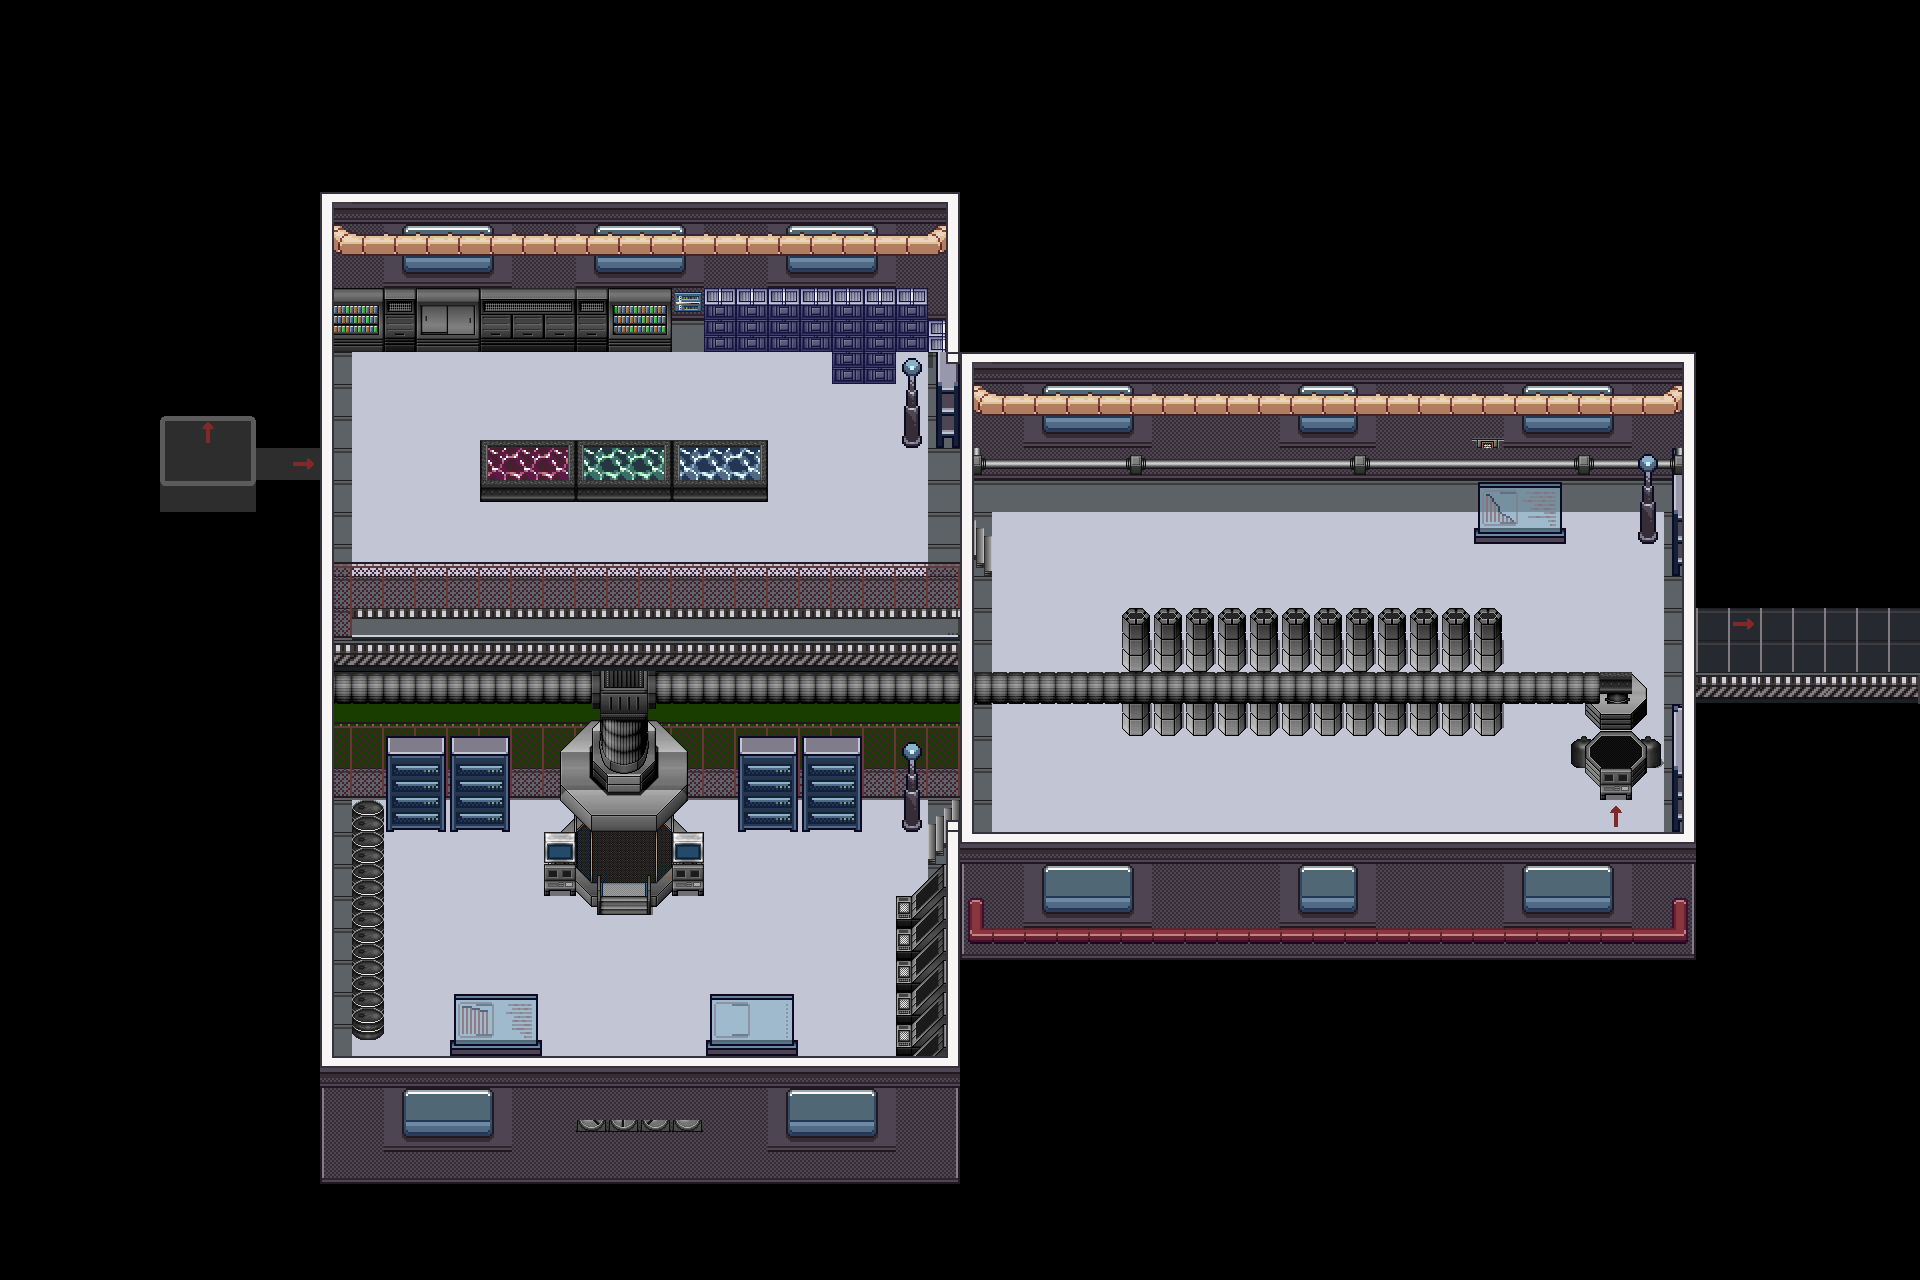

The image is a tile-based game level rendered from a .tmx file. Its description and source (layers, tilesets, objects; grid data summarised) follow:
An orthogonal 60x40 tile map with 32x32 px tiles, 4 tile layers (FondoBase, FondoSuperior, FondoSobre, FondoCielo), 6 tilesets and 38 objects (29x ObjtLimite, 3x ObjtEnemigo, 2x ObjtConector, 2x ObjtVida, ObjtPlayer, ...).

<map version="1.10" tiledversion="1.11.2" orientation="orthogonal" renderorder="right-down" width="60" height="40" tilewidth="32" tileheight="32" infinite="0" nextlayerid="10" nextobjectid="41">
 <properties>
  <property name="targetMapTypeStr" value="MANICOMIO" />
  <property name="targetSpawnX" type="float" value="182" />
  <property name="targetSpawnY" type="float" value="11" />
 </properties>
 <tileset firstgid="1" source="diseños/DiseñoNivel6(1).tsx" />
 <tileset firstgid="188" source="diseños/DiseñoNivel1.tsx" />
 <tileset firstgid="252" source="diseños/DiseñoNivel6(3).tsx" />
 <tileset firstgid="444" source="diseños/DiseñoNivel6(0).tsx" />
 <tileset firstgid="700" source="diseños/DiseñoNivel2(1).tsx" />
 <tileset firstgid="1091" source="diseños/DiseñoNivel6(2).tsx" />
 <layer id="1" name="FondoBase" width="60" height="40">
  <data>[2400 cells, 976 non-empty, 29 distinct tile ids]</data>
 </layer>
 <layer id="2" name="FondoSuperior" width="60" height="40">
  <data>[2400 cells, 82 non-empty, 19 distinct tile ids]</data>
 </layer>
 <layer id="7" name="FondoSobre" width="60" height="40">
  <data>[2400 cells, 501 non-empty, 148 distinct tile ids]</data>
 </layer>
 <layer id="8" name="FondoCielo" width="60" height="40">
  <data>[2400 cells, 222 non-empty, 26 distinct tile ids]</data>
 </layer>
 <objectgroup id="3" name="ObjectLimites">
  <object id="1" name="limite" type="ObjtLimite" x="321" y="1105" width="640" height="76" />
  <object id="2" name="limite" type="ObjtLimite" x="962" y="878" width="732" height="80" />
  <object id="3" name="limite" type="ObjtLimite" x="334" y="606" width="619" height="189" />
  <object id="4" name="limite" type="ObjtLimite" x="321" y="195" width="635" height="136" />
  <object id="5" name="limite" type="ObjtLimite" x="896" y="331" width="798" height="100" />
  <object id="6" name="limite" type="ObjtLimite" x="833" y="331" width="62" height="31" />
  <object id="7" name="limite" type="ObjtLimite" x="955" y="577" width="17" height="208" />
  <object id="8" name="limite" type="ObjtLimite" x="958" y="431" width="17" height="67" />
  <object id="9" name="limite" type="ObjtLimite" x="897" y="897" width="64" height="208" />
  <object id="10" name="limite" type="ObjtLimite" x="945" y="856" width="17" height="41" />
  <object id="11" name="limite" type="ObjtLimite" x="320" y="606" width="13" height="499" />
  <object id="12" name="limite" type="ObjtLimite" x="334" y="795" width="51" height="221" />
  <object id="13" name="limite" type="ObjtLimite" x="320" y="331" width="13" height="275" />
  <object id="14" name="limite" type="ObjtLimite" x="450" y="1039" width="92" height="18" />
  <object id="15" name="limite" type="ObjtLimite" x="706" y="1039" width="92" height="18" />
  <object id="16" name="limite" type="ObjtLimite" x="560" y="795" width="127" height="37" />
  <object id="18" name="limite" type="ObjtLimite" x="544" y="832" width="159" height="47" />
  <object id="19" name="limite" type="ObjtLimite" x="597" y="879" width="54" height="36" />
  <object id="20" name="limite" type="ObjtLimite" x="1473" y="526" width="93" height="18" />
  <object id="21" name="limite" type="ObjtLimite" x="1637" y="431" width="58" height="101" />
  <object id="22" name="limite" type="ObjtLimite" x="1121" y="631" width="382" height="86" />
  <object id="23" name="limite" type="ObjtLimite" x="1568" y="735" width="92" height="34" />
  <object id="24" name="limite" type="ObjtLimite" x="1584" y="704" width="62" height="31" />
  <object id="25" name="limite" type="ObjtLimite" x="1683" y="532" width="12" height="76" />
  <object id="26" name="limite" type="ObjtLimite" x="1682" y="672" width="14" height="205" />
  <object id="27" name="limite" type="ObjtLimite" x="1696" y="673" width="225" height="29" />
  <object id="28" name="limite" type="ObjtLimite" x="1696" y="582" width="225" height="19" />
  <object id="29" name="limite" type="ObjtLimite" x="1909" y="601" width="12" height="72" />
  <object id="30" name="limite" type="ObjtLimite" x="481" y="453" width="285" height="46" />
 </objectgroup>
 <objectgroup id="9" name="ObjectConectores">
  <object id="33" name="AsCueva" type="ObjtConector" x="1773" y="601" width="137" height="72">
   <properties>
    <property name="targetMapTypeStr" value="CUEVA" />
    <property name="targetSpawnX" type="float" value="88" />
    <property name="targetSpawnY" type="float" value="627" />
   </properties>
  </object>
  <object id="32" name="AsManicomio" type="ObjtConector" x="335" y="449" width="21" height="31">
   <properties>
    <property name="targetMapTypeStr" value="MANICOMIO" />
    <property name="targetSpawnX" type="float" value="1700" />
    <property name="targetSpawnY" type="float" value="644" />
   </properties>
  </object>
 </objectgroup>
 <objectgroup id="4" name="ObjectJugador">
  <object id="31" name="player" type="ObjtPlayer" x="356" y="455" width="21" height="19" />
 </objectgroup>
 <objectgroup id="5" name="ObjectEnemigos">
  <object id="37" name="enemigo" type="ObjtEnemigo" x="611" y="1074" width="26" height="25" />
  <object id="36" name="enemigo" type="ObjtEnemigo" x="729" y="447" width="32" height="34" />
  <object id="34" name="enemigo" type="ObjtEnemigo" x="962" y="674" width="26" height="25" />
 </objectgroup>
 <objectgroup id="6" name="ObjectRecogibles">
  <object id="40" name="botiquin" type="ObjtVida" x="1318" y="611" width="21" height="17" />
  <object id="39" name="botiquin" type="ObjtVida" x="854" y="364" width="21" height="17" />
  <object id="38" name="llave" type="ObjtExtra" x="1600" y="769" width="32" height="30" />
 </objectgroup>
</map>
